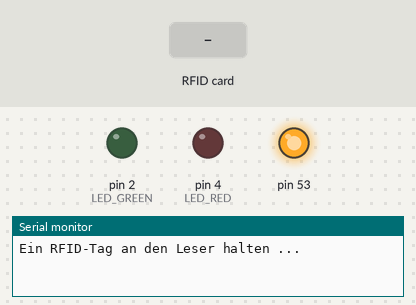
Recording of a sketch running on a simulated Arduino Mega 2560, built with avr-gcc and run on an emulated ATmega2560. Parts: output pins drawn as LEDs (lit = HIGH), the last lines printed to the serial monitor. Inputs (shaded band) come from the test bench.

Above: at 1.2 s.
1.3 s: RFID card 43 BF 8C BB held to the reader
At 1.7 s:
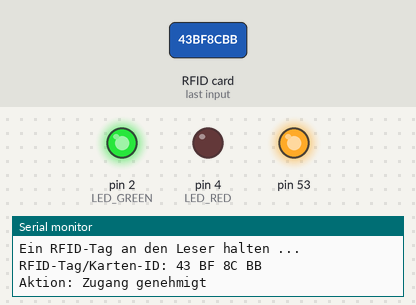
2.8 s: RFID card 5E 7A 19 C4 held to the reader
At 5.4 s:
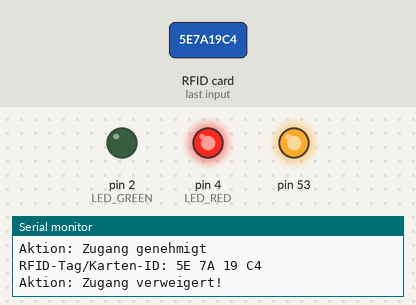
Timing chart, 0 to 6.9 s (numbered marks = the images above; inputs shaded):
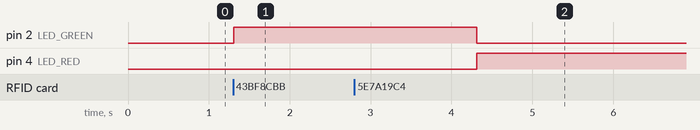

The sketch:

RFID_lesen.ino
```cpp
#include <SPI.h>
#include <MFRC522.h> // für RFID-RC522

#define LED_GREEN 2 // LED-Pin Green
#define LED_RED 4 // LED-Pin
#define RST_PIN 22 // RST-Pin
#define SDA_PIN 21 // SS- bzw. SDA-Pin

MFRC522 mfrc522(SDA_PIN, RST_PIN); // MFRC522-Instanz erstellen

void setup() {
  Serial.begin(115200);
  SPI.begin(); // SPI-Bus initialisieren
  mfrc522.PCD_Init(); // RFID-RC522 initialisieren
  Serial.println("Ein RFID-Tag an den Leser halten ...");
  Serial.println();
  pinMode(LED_GREEN, OUTPUT);
  pinMode(LED_RED, OUTPUT);
  digitalWrite(LED_GREEN, LOW);
  digitalWrite(LED_RED, LOW);
}

void loop() {
  String rfidTag= "";
    if (mfrc522.PICC_IsNewCardPresent() && // liegt ein neues Tag vor
      mfrc522.PICC_ReadCardSerial() ) { // richtige Tag-Art
      Serial.print("RFID-Tag/Karten-ID:");
      for (byte i = 0; i < mfrc522.uid.size; i++) { // Karten-ID extrah.
        Serial.print(mfrc522.uid.uidByte[i] < 0x10 ? " 0" : " ");
        Serial.print(mfrc522.uid.uidByte[i], HEX);
        rfidTag.concat(String(mfrc522.uid.uidByte[i] < 0x10 ? " 0" : " "));
        rfidTag.concat(String(mfrc522.uid.uidByte[i], HEX));
      }
      Serial.println();
      Serial.print("Aktion: ");
      rfidTag.toUpperCase();
      if (rfidTag.substring(1) == "43 BF 8C BB") { // zuzulassendes RFID-Tag
        Serial.println("Zugang genehmigt \n");
        digitalWrite(LED_GREEN, HIGH);
        digitalWrite(LED_RED, LOW);
        delay(3000);
      } else {
        Serial.println("Zugang verweigert!\n");
        digitalWrite(LED_GREEN, LOW);
        digitalWrite(LED_RED, HIGH);
        delay(3000);
    }
  }
}
```

Measured:
- after the input at 1.3 s, pin 2 (LED_GREEN): LOW → HIGH at once
- after the input at 2.8 s, pin 2 (LED_GREEN): HIGH → LOW after 1.5 s; pin 4 (LED_RED): LOW → HIGH after 1.5 s
